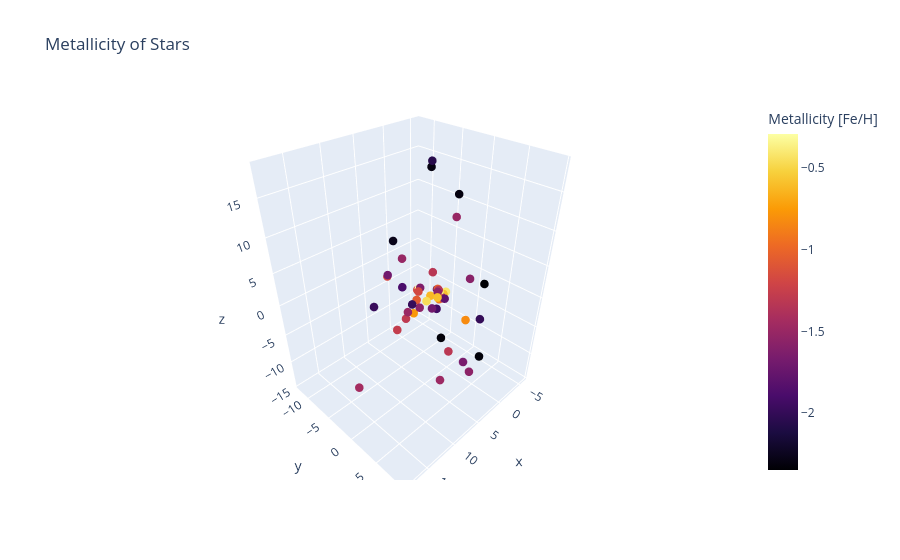

The notebook cell this image was saved under:
### Code cell
# 3d plot of metallicity
scatter3Dmaker(merged_data['FeH'], 'Metallicity [Fe/H]', 'Metallicity of Stars', 'inferno')
